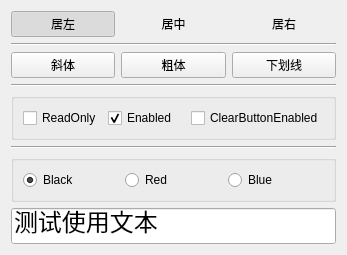
<?xml version="1.0" encoding="UTF-8"?>
<ui version="4.0">
 <class>Widget</class>
 <widget class="QWidget" name="Widget">
  <property name="geometry">
   <rect>
    <x>0</x>
    <y>0</y>
    <width>347</width>
    <height>253</height>
   </rect>
  </property>
  <property name="windowTitle">
   <string>Widget</string>
  </property>
  <layout class="QVBoxLayout" name="verticalLayout">
   <item>
    <layout class="QHBoxLayout" name="horizontalLayout">
     <item>
      <widget class="QPushButton" name="btnAlignLeft">
       <property name="text">
        <string>居左</string>
       </property>
       <property name="checkable">
        <bool>true</bool>
       </property>
       <property name="checked">
        <bool>true</bool>
       </property>
       <property name="autoExclusive">
        <bool>true</bool>
       </property>
       <property name="flat">
        <bool>true</bool>
       </property>
      </widget>
     </item>
     <item>
      <widget class="QPushButton" name="btnAlignCenter">
       <property name="text">
        <string>居中</string>
       </property>
       <property name="checkable">
        <bool>true</bool>
       </property>
       <property name="autoExclusive">
        <bool>true</bool>
       </property>
       <property name="flat">
        <bool>true</bool>
       </property>
      </widget>
     </item>
     <item>
      <widget class="QPushButton" name="btnAlignRight">
       <property name="text">
        <string>居右</string>
       </property>
       <property name="checkable">
        <bool>true</bool>
       </property>
       <property name="autoExclusive">
        <bool>true</bool>
       </property>
       <property name="flat">
        <bool>true</bool>
       </property>
      </widget>
     </item>
    </layout>
   </item>
   <item>
    <widget class="Line" name="line">
     <property name="orientation">
      <enum>Qt::Horizontal</enum>
     </property>
    </widget>
   </item>
   <item>
    <layout class="QHBoxLayout" name="horizontalLayout_2">
     <item>
      <widget class="QPushButton" name="btnFontItalic">
       <property name="text">
        <string>斜体</string>
       </property>
       <property name="checkable">
        <bool>true</bool>
       </property>
      </widget>
     </item>
     <item>
      <widget class="QPushButton" name="btnFontBold">
       <property name="text">
        <string>粗体</string>
       </property>
       <property name="checkable">
        <bool>true</bool>
       </property>
      </widget>
     </item>
     <item>
      <widget class="QPushButton" name="btnUnderLine">
       <property name="text">
        <string>下划线</string>
       </property>
       <property name="checkable">
        <bool>true</bool>
       </property>
      </widget>
     </item>
    </layout>
   </item>
   <item>
    <widget class="Line" name="line_2">
     <property name="orientation">
      <enum>Qt::Horizontal</enum>
     </property>
    </widget>
   </item>
   <item>
    <widget class="QGroupBox" name="groupBox">
     <property name="title">
      <string/>
     </property>
     <property name="flat">
      <bool>true</bool>
     </property>
     <layout class="QHBoxLayout" name="horizontalLayout_3">
      <item>
       <widget class="QCheckBox" name="chkReadOnly">
        <property name="text">
         <string>ReadOnly</string>
        </property>
       </widget>
      </item>
      <item>
       <widget class="QCheckBox" name="chkEnabled">
        <property name="text">
         <string>Enabled</string>
        </property>
        <property name="checked">
         <bool>true</bool>
        </property>
       </widget>
      </item>
      <item>
       <widget class="QCheckBox" name="chkClearButtonEnabled">
        <property name="text">
         <string>ClearButtonEnabled</string>
        </property>
       </widget>
      </item>
     </layout>
    </widget>
   </item>
   <item>
    <widget class="Line" name="line_3">
     <property name="orientation">
      <enum>Qt::Horizontal</enum>
     </property>
    </widget>
   </item>
   <item>
    <widget class="QGroupBox" name="groupBox_2">
     <property name="title">
      <string/>
     </property>
     <property name="flat">
      <bool>true</bool>
     </property>
     <layout class="QHBoxLayout" name="horizontalLayout_4">
      <item>
       <widget class="QRadioButton" name="radioBlack">
        <property name="text">
         <string>Black</string>
        </property>
        <property name="checked">
         <bool>true</bool>
        </property>
       </widget>
      </item>
      <item>
       <widget class="QRadioButton" name="radioRed">
        <property name="text">
         <string>Red</string>
        </property>
       </widget>
      </item>
      <item>
       <widget class="QRadioButton" name="radioBlue">
        <property name="text">
         <string>Blue</string>
        </property>
       </widget>
      </item>
     </layout>
    </widget>
   </item>
   <item>
    <widget class="QLineEdit" name="lineEdit">
     <property name="font">
      <font>
       <pointsize>18</pointsize>
      </font>
     </property>
     <property name="text">
      <string>测试使用文本</string>
     </property>
    </widget>
   </item>
  </layout>
 </widget>
 <resources/>
 <connections/>
</ui>
